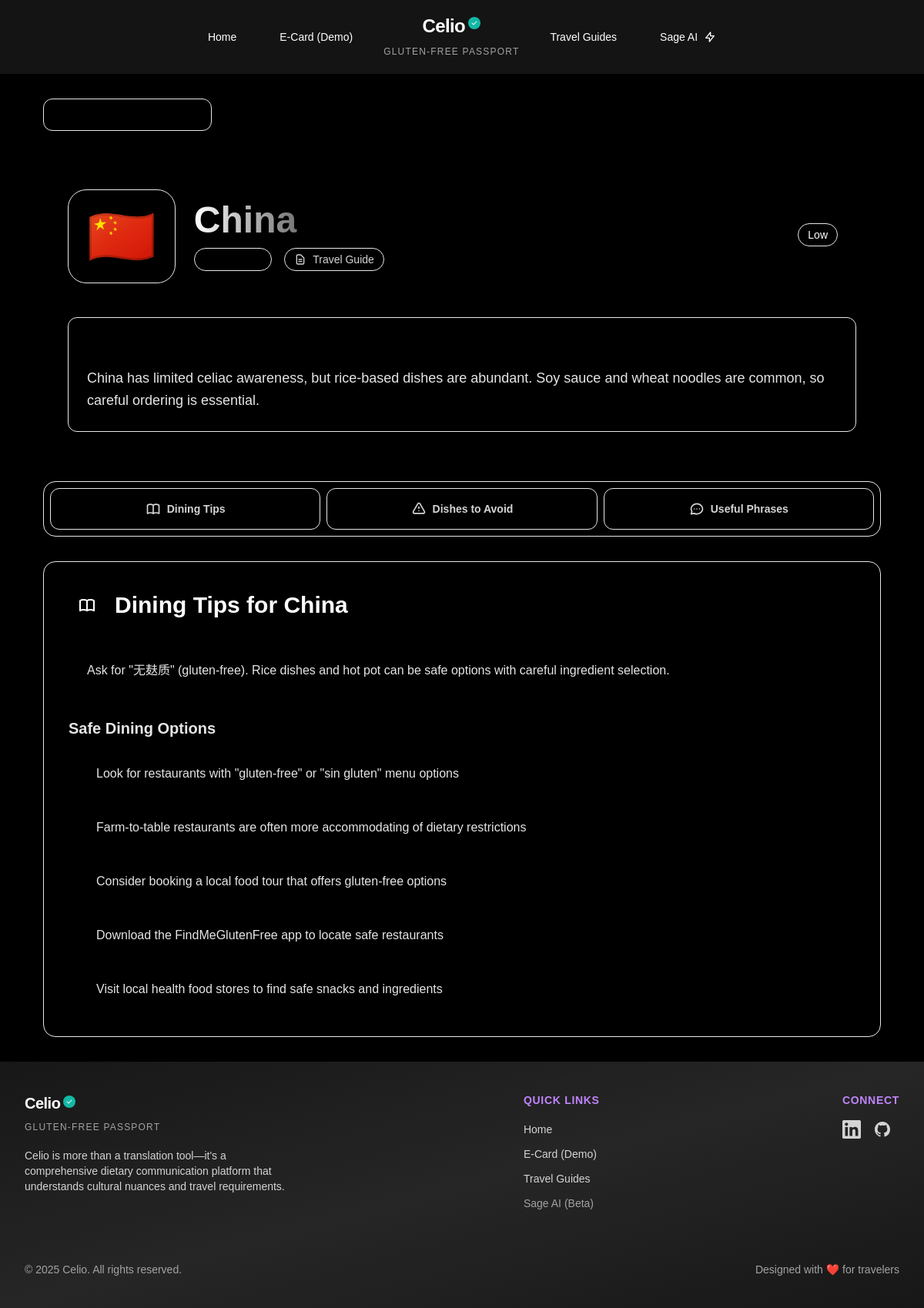
The app's page /travel/china/ with its own data.
### travel/models.py (models this page shows, shortened)
class Country(models.Model):
    name = models.CharField(max_length=100)
    slug = models.SlugField(max_length=100, unique=True, blank=True)
    code = models.CharField(max_length=2, unique=True)  # ISO country code (e.g., US, JP, FR)
    flag_emoji = models.CharField(max_length=10, blank=True)  # Flag emoji for display
    language = models.CharField(max_length=100)  # Primary language
    language_code = models.CharField(max_length=2)  # ISO language code (e.g., en, ja, fr)
    celiac_awareness = models.IntegerField(
        choices=[
            (1, _('Very Low')),
            (2, _('Low')),
            (3, _('Moderate')),
            (4, _('High')),
            (5, _('Very High')),
        ],
        default=3
    )
    color = models.CharField(max_length=7, default="#808080", help_text="Hex color code for the country card")
    summary = models.TextField(help_text=_("General information about celiac awareness in this country"))
    dining_tips = models.TextField(help_text=_("Tips for dining safely in this country"))
    class Meta:
        verbose_name_plural = "Countries"
        ordering = ['name']

### travel/views.py (the view)
# urls.py: path('<slug:slug>/', views.country_detail, name='country_detail'),
def country_detail(request, slug):
    country = get_object_or_404(Country, slug=slug)
    dishes_to_avoid = DishesToAvoid.objects.filter(country=country)
    general_phrases = RestaurantPhrase.objects.filter(country=country, category='general')
    ordering_phrases = RestaurantPhrase.objects.filter(country=country, category='ordering')
    ingredient_phrases = RestaurantPhrase.objects.filter(country=country, category='ingredients')
    e_card_phrases = RestaurantPhrase.objects.filter(country=country, category='message')
    return render(request, 'travel/country_detail.html', {
        'country': country,
        'dishes_to_avoid': dishes_to_avoid,
        'general_phrases': general_phrases,
        'ordering_phrases': ordering_phrases,
        'ingredient_phrases': ingredient_phrases,
        'e_card_phrases': e_card_phrases
    })

### subscription/context_processors.py (called while the page is built)
def subscription_status(request):
    return {
        'is_premium': True,
        'subscription_plan': 'premium',
        'subscription_status': 'active'
    }

### templates/travel/country_detail.html (shortened to what this page needs)
{% extends 'base.html' %}
{% load static %}
{% block content %}
<div class="max-w-6xl mx-auto px-4 sm:px-6 lg:px-8 py-8">
    <div class="mb-8">
        <a href="{% url 'travel:travel_guide_list' %}" class="inline-flex items-center px-4 py-2 bg-primary-800/50 border border-primary-700/50 rounded-xl text-accent-400 hover:text-accent-300 hover:bg-primary-700/50 hover:border-accent-500/30 transition-all duration-300 group">
            <svg class="w-5 h-5 mr-2 group-hover:-translate-x-1 transition-transform" fill="none" stroke="currentColor" viewBox="0 0 24 24">
                <path stroke-linecap="round" stroke-linejoin="round" stroke-width="2" d="M15 19l-7-7 7-7"></path>
            </svg>
        </a>
    </div>
    <div class="country-header rounded-2xl p-8 mb-8 backdrop-blur-sm">
        <div class="flex flex-col lg:flex-row lg:items-center gap-8">
            <div class="flex items-center gap-6">
                <div class="relative">
                    <div class="absolute inset-0 bg-gradient-to-br from-accent-500/20 to-accent-600/10 rounded-3xl blur-sm opacity-70"></div>
                    <div class="relative bg-gradient-to-br from-primary-700/50 to-primary-800/30 rounded-3xl p-6 border border-accent-500/20 backdrop-blur-sm">
                        <div class="text-7xl animate-pulse">{{ country.flag_emoji }}</div>
                    </div>
                </div>
                <div>
                    <h1 class="text-5xl font-bold bg-gradient-to-r from-white to-accent-200 bg-clip-text text-transparent mb-3">{{ country.name }}</h1>
                    <div class="flex items-center gap-4">
                        <div class="inline-flex items-center px-3 py-1 bg-accent-600/20 border border-accent-500/30 rounded-full text-accent-300 text-sm font-medium">
                            <svg class="w-4 h-4 mr-2" fill="none" stroke="currentColor" viewBox="0 0 24 24">
                                <path stroke-linecap="round" stroke-linejoin="round" stroke-width="2" d="M3 5h12M9 3v2m1.048 9.5A18.022 18.022 0 016.412 9m6.088 9h7M11 21l5-10 5 10M12.751 5C11.783 10.77 8.07 15.61 3 18.129"></path>
                            </svg>
                        </div>
                        <div class="inline-flex items-center px-3 py-1 bg-primary-700/30 border border-primary-600/30 rounded-full text-neutral-300 text-sm font-medium">
                            <svg class="w-4 h-4 mr-2" fill="none" stroke="currentColor" viewBox="0 0 24 24">
                                <path stroke-linecap="round" stroke-linejoin="round" stroke-width="2" d="M9 12h6m-6 4h6m2 5H7a2 2 0 01-2-2V5a2 2 0 012-2h5.586a1 1 0 01.707.293l5.414 5.414a1 1 0 01.293.707V19a2 2 0 01-2 2z"></path>
                            </svg>
                            Travel Guide
                        </div>
                    </div>
                </div>
            </div>
            <div class="lg:ml-auto">
                <div class="info-card rounded-xl p-6">
                    <div class="text-sm font-semibold text-accent-300 mb-3 uppercase tracking-wide">Celiac Awareness Level</div>
                    <div class="mb-4">
                        <div class="flex items-center justify-between mb-2">
                            <span class="text-sm font-medium text-accent-300">Celiac Awareness Level</span>
                            <span class="text-sm font-medium text-white px-3 py-1 bg-accent-600/20 rounded-full border border-accent-500/30">
                                {% if country.celiac_awareness == 1 %}Very Low
                                {% elif country.celiac_awareness == 2 %}Low
                                {% elif country.celiac_awareness == 3 %}Moderate
                                {% elif country.celiac_awareness == 4 %}High
                                {% elif country.celiac_awareness == 5 %}Very High
                                {% endif %}
                            </span>
                        </div>
                        <div class="w-full bg-primary-800/50 rounded-full h-3">
                            <div class="bg-gradient-to-r from-accent-500 to-accent-400 h-3 rounded-full transition-all duration-300" style="width: {% widthratio country.celiac_awareness 5 100 %}%"></div>
                        </div>
                    </div>
                </div>
            </div>
        </div>
        <div class="mt-8 p-6 bg-primary-800/30 rounded-xl border border-primary-700/30">
            <h2 class="text-lg font-semibold text-accent-300 mb-3">Country Overview</h2>
            <p class="text-neutral-200 text-lg leading-relaxed">{{ country.summary }}</p>
        </div>
    </div>
    <div class="mb-8">
        <div class="flex flex-wrap gap-2 p-2 bg-primary-900/50 rounded-2xl border border-primary-700/30">
            <button data-tab="dining-tips" class="tab-button active flex-1 min-w-0 py-4 px-6 text-sm font-semibold rounded-xl border border-primary-600/30 text-neutral-300 relative z-10">
                <div class="flex items-center justify-center gap-2">
                    Dining Tips
                </div>
            </button>
            <button data-tab="dishes-to-avoid" class="tab-button flex-1 min-w-0 py-4 px-6 text-sm font-semibold rounded-xl border border-primary-600/30 text-neutral-300 relative z-10">
                <div class="flex items-center justify-center gap-2">
                    <svg class="w-5 h-5" fill="none" stroke="currentColor" viewBox="0 0 24 24">
                        <path stroke-linecap="round" stroke-linejoin="round" stroke-width="2" d="M12 9v2m0 4h.01m-6.938 4h13.856c1.54 0 2.502-1.667 1.732-3L13.732 4c-.77-1.333-2.694-1.333-3.464 0L3.34 16c-.77 1.333.192 3 1.732 3z"></path>
                    </svg>
                    Dishes to Avoid
                </div>
            </button>
            <button data-tab="restaurant-phrases" class="tab-button flex-1 min-w-0 py-4 px-6 text-sm font-semibold rounded-xl border border-primary-600/30 text-neutral-300 relative z-10">
                <div class="flex items-center justify-center gap-2">
                    <svg class="w-5 h-5" fill="none" stroke="currentColor" viewBox="0 0 24 24">
                        <path stroke-linecap="round" stroke-linejoin="round" stroke-width="2" d="M8 12h.01M12 12h.01M16 12h.01M21 12c0 4.418-4.03 8-9 8a9.863 9.863 0 01-4.255-.949L3 20l1.395-3.72C3.512 15.042 3 13.574 3 12c0-4.418 4.03-8 9-8s9 3.582 9 8z"></path>
                    </svg>
                    Useful Phrases
                </div>
            </button>
        </div>
    </div>
    <div class="content-section rounded-2xl border border-primary-700/30">
        <div id="dining-tips" class="tab-content active">
            <div class="p-8">
                <div class="flex items-center gap-3 mb-6">
                    <div class="w-12 h-12 bg-gradient-to-br from-accent-500 to-accent-600 rounded-xl flex items-center justify-center">
                    </div>
                    <h2 class="text-3xl font-bold text-white">Dining Tips for {{ country.name }}</h2>
                </div>
                <div class="space-y-6 text-neutral-200">
                    <div class="info-card rounded-xl p-6">
                        <p class="leading-relaxed">{{ country.dining_tips }}</p>
                    </div>
                    <div class="mt-8">
                        <h3 class="text-xl font-semibold text-accent-300 mb-4">Safe Dining Options</h3>
                        <div class="grid gap-3">
                            <div class="info-card rounded-xl p-4 group">
                                <div class="flex items-start gap-3">
                                    <div class="w-2 h-2 bg-accent-500 rounded-full mt-3 group-hover:bg-accent-400 transition-colors"></div>
                                    <p class="text-neutral-200 leading-relaxed">Look for restaurants with "gluten-free" or "sin gluten" menu options</p>
                                </div>
                            </div>
                            <div class="info-card rounded-xl p-4 group">
                                <div class="flex items-start gap-3">
                                    <div class="w-2 h-2 bg-accent-500 rounded-full mt-3 group-hover:bg-accent-400 transition-colors"></div>
                                    <p class="text-neutral-200 leading-relaxed">Farm-to-table restaurants are often more accommodating of dietary restrictions</p>
                                </div>
                            </div>
                            <div class="info-card rounded-xl p-4 group">
                                <div class="flex items-start gap-3">
                                    <div class="w-2 h-2 bg-accent-500 rounded-full mt-3 group-hover:bg-accent-400 transition-colors"></div>
                                    <p class="text-neutral-200 leading-relaxed">Consider booking a local food tour that offers gluten-free options</p>
                                </div>
                            </div>
                            <div class="info-card rounded-xl p-4 group">
                                <div class="flex items-start gap-3">
                                    <div class="w-2 h-2 bg-accent-500 rounded-full mt-3 group-hover:bg-accent-400 transition-colors"></div>
                                    <p class="text-neutral-200 leading-relaxed">Download the FindMeGlutenFree app to locate safe restaurants</p>
                                </div>
                            </div>
                            <div class="info-card rounded-xl p-4 group">
                                <div class="flex items-start gap-3">
                                    <div class="w-2 h-2 bg-accent-500 rounded-full mt-3 group-hover:bg-accent-400 transition-colors"></div>
                                    <p class="text-neutral-200 leading-relaxed">Visit local health food stores to find safe snacks and ingredients</p>
                                </div>
                            </div>
                        </div>
                    </div>
                </div>
            </div>
        </div>
    </div>
</div>
{% endblock %}

### static/css/primary_accent_theme.css (style rules this page uses)
:root { --primary-950: #f8f8f8; --primary-900: #e0e0e0; --primary-800: #c0c0c0; --primary-700: #a0a0a0; --accent-600: #6b46c1; --accent-500: #7c3aed; --accent-400: #8b5cf6; --accent-300: #a78bfa; --accent-200: #c4b5fd; --accent-100: #e0e7ff; }

### templates/base.html (style rules this page uses)
body { position: relative; overflow-x: hidden; font-family: 'Hex Franklin', sans-serif; color: var(--neutral-100); background: black; min-height: 100vh; line-height: 1.6; }

### records on screen
Country: flag_emoji "🇨🇳", summary "China has limited celiac awareness, but rice-based dishes are abundant. Soy sauce and wheat noodles are common, so careful ordering is essential.", name "China", dining_tips "Ask for \"无麸质\" (gluten-free). Rice dishes and hot pot can be safe options with careful ingredient selection."
